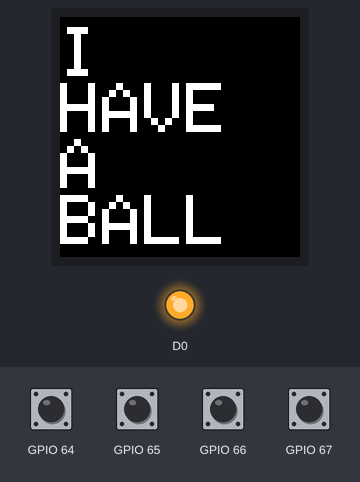
The sketch below on a simulated ESP8266 (Wemos D1 mini). Parts: 240×240 colour display, output pins drawn as LEDs (lit = HIGH). The inputs (shaded band) are chosen by the test bench; at power-on: GPIO 64–67 HIGH.

Above: at 1.5 s.
1.6 s: GPIO 67 pulled LOW for 1 s
At 3.5 s:
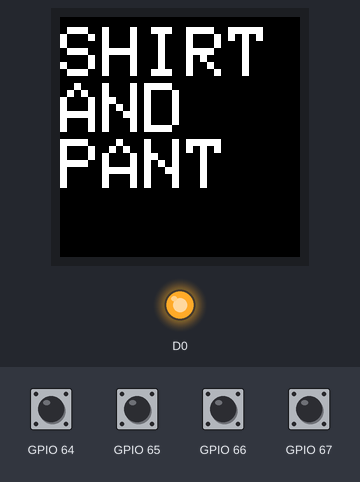
4.1 s: GPIO 64 pulled LOW for 0.15 s
At 5.4 s:
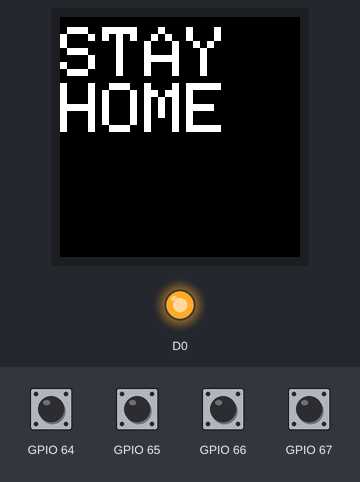
5.7 s: GPIO 66 pulled LOW for 0.15 s
At 7.0 s:
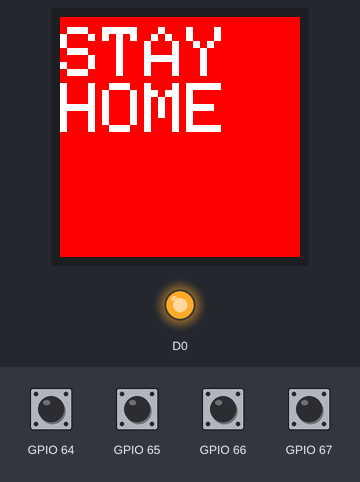
7.3 s: GPIO 67 pulled LOW for 0.15 s
At 8.2 s:
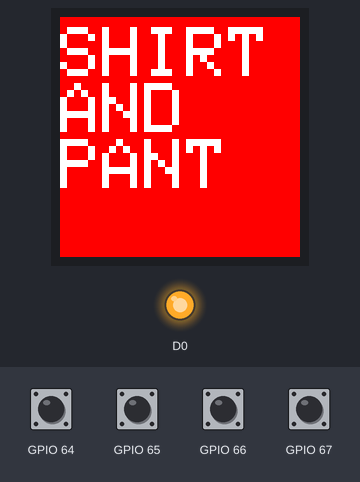
8.9 s: GPIO 65 pulled LOW for 0.15 s
At 10.2 s:
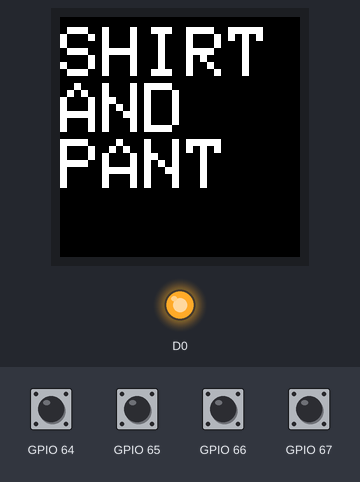
10.5 s: GPIO 64 pulled LOW for 1 s
At 10.77 s:
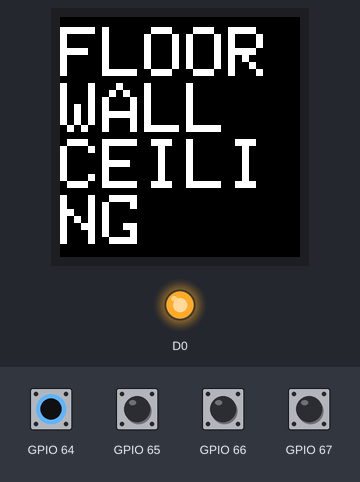
Timing chart, 0 to 13.5 s (numbered marks = the images above; inputs shaded):
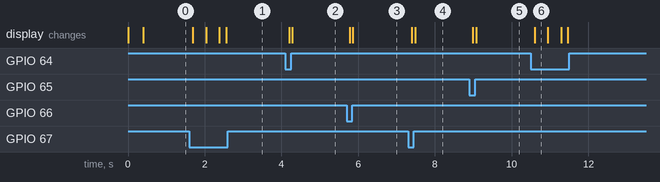

The sketch:

dictionary.ino
```cpp
/**
 * LOLIN(WEMOS) D1 R2 & Mini
 * Green SPI_MODE2
 * Blue SPI_MODE3
 */

//#define _PCF8574AP
//#define _MODE3
const char* id="MEKMOK_DIC_GAME";
const char* ver="20240603";

#include "user_interface.h"
#include <ESP8266WiFi.h>
#include <ESP8266WebServer.h>
#include <ESP8266HTTPClient.h>
#include <SoftwareSerial.h>
#include <WiFiClient.h>
#include <Wire.h>
#include "PCF8574.h"
#include <Adafruit_GFX.h>    // Core graphics library
#include <Adafruit_ST7789.h> // Hardware-specific library for ST7789

#define ARRAYSIZE 12
String text[ARRAYSIZE]={"I\nHAVE\nA\nBALL","I\nLIKE\nTO\nPLAY","A\nCUP\nOF\nWATER","TAKE\nTHE\nBUS","WASH\nYOUR\nHAND","HEAD\nKNEE\nTOE","BARE\nFOOT","TURN\nON\nTHE\nFAN","MOMMY\nAND\nDADDY","STAY\nHOME","FLOOR\nWALL\nCEILING","SHIRT\nAND\nPANT"};
#define COLORSIZE 5
int color[COLORSIZE]={ST77XX_BLACK,ST77XX_BLUE,ST77XX_RED,ST77XX_MAGENTA,ST77XX_GREEN};

WiFiClient wifiClient;
ESP8266WebServer server(80);
bool pcf8574;

#if defined(_PCF8574AP)
PCF8574 pcf(0x38);
#define PCFADDR 0x38
#else
PCF8574 pcf(0x20);
#define PCFADDR 0x20
#endif

Adafruit_ST7789 tft=Adafruit_ST7789(10,D8,D6);  //DC,RS
unsigned long myTime;
String textword="";
int i=0;
int j=0;
bool flip=true;

void handleRoot() {
  char msg[2048];
  sprintf(msg,"<!DOCTYPE html><html><head><meta charset=\"UTF-8\"><style> a:link, a:visited {color: white;padding: 5px 5px;text-align: center;text-decoration: none;display: inline-block;} a:hover, a:active { background-color: #0070a1; }</style></head><body style=\"background-color:#6491c2\"><br/><br/><div align=\"center\"><h1><b>New Text</b></h1></div><br/><br/><div align=\"center\" style=\"background-color:white;position: relative;margin: auto;width:400px;border:1px solid;\"><br/><form action=\"rpeng\" method=\"post\"><table><tr><td><input type=\"text\" name=\"text\" value=\"\" length=90></td></tr><tr><td colspan=\"2\" align=\"center\"><input type=\"submit\" style=\"width: 100px;\" value=\"&nbsp;OK&nbsp;\"></td></tr></table><br/></form></div><br/><div align=\"center\">version %s</div></body></html>",ver);
  server.send(200, "text/html", msg);
}

void handleSubmit() {
  char msg[2048];
  if(!server.hasArg("text")) {
    server.send(400, "text/plain", "400: Invalid Request");
    return;
  }
  textword=server.arg("text");
  sprintf(msg,"<!DOCTYPE html><html><head><meta charset=\"UTF-8\"></head><body style=\"background-color:#6491c2\"><br/><br/><div align=\"center\"><h1><b>%s</b></h1></div><br/></body></html>",textword);
  flip=true;
  server.send(200, "text/html", msg);
}


void setup() {
  pinMode(D0, OUTPUT);
  digitalWrite(D0, HIGH);         //enable display
  for (int i=0;i<=5;i++)
  {
   pcf.pinMode(i,INPUT);
   pcf.pinMode(i, INPUT_PULLUP);
  }
  pcf.begin();

  Wire.begin( D2,D1);             //SDA, SCL
  Wire.setClock( 100000 );        //26/1/2020 tested with oled work for some sensor if remove
  Wire.beginTransmission(PCFADDR);
  delay(10);
  pcf8574=(!Wire.endTransmission());

  struct station_config conf;
  wifi_station_get_config(&conf);
  wifi_status_led_uninstall();
  WiFi.mode(WIFI_AP_STA);
  WiFi.hostname(id);
  WiFi.softAP(id, "");
  server.on("/", handleRoot);
  server.begin();

  tft.init(240,240);
#if defined(_MODE3)
  tft.init(240, 240, SPI_MODE3);
#else
  tft.init(240, 240, SPI_MODE2);
#endif
  // tft.fillScreen(ST77XX_WHITE);
  tft.setRotation(2);
  myTime=millis();
}

void draw(int c,String text) {
     tft.fillScreen(c);
     tft.setCursor(0,10);
     tft.setTextColor(ST77XX_WHITE , c);
     tft.setTextSize(7);
     tft.print(text);
     //tft.drawRGBBitmap(20,20,board,100,100);
}

void loop () {
  unsigned long now = millis();
  unsigned long d=now-myTime;
  if (pcf8574) {
    if (pcf.digitalRead(0)==LOW) {
      i=i-1;
      if (i<0) i=0;
      else flip=true;
      textword="";
    }
    if (pcf.digitalRead(3)==LOW) {
      i=i+1;
      if (i>=ARRAYSIZE) i=ARRAYSIZE-1;
      else flip=true;
      textword="";
    }
    if (pcf.digitalRead(1)==LOW) {
       j=j-1;
      if (j<0) j=0;
      else flip=true;
    }
    if (pcf.digitalRead(2)==LOW) {
      j=j+1;
      if (j>=COLORSIZE) j=COLORSIZE-1;
      else flip=true;
    }
  }
  if (flip) {
    if (textword!="") draw(color[j],textword);
    else draw(color[j],text[i]);
    flip=false;
  }
  myTime=now;
  server.handleClient();
}
```

Measured:
- after the input at 1.6 s, the display: first changes after 0.09 s (image 1 shows a later state)
- after the input at 4.1 s, the display: first changes after 0.10 s (image 2 shows a later state)
- after the input at 5.7 s, the display: first changes after 0.08 s (image 3 shows a later state)
- after the input at 7.3 s, the display: first changes after 0.10 s (image 4 shows a later state)
- after the input at 8.9 s, the display: first changes after 0.09 s (image 5 shows a later state)
- after the input at 10.5 s, the display: changes after 0.10 s (image 6)
